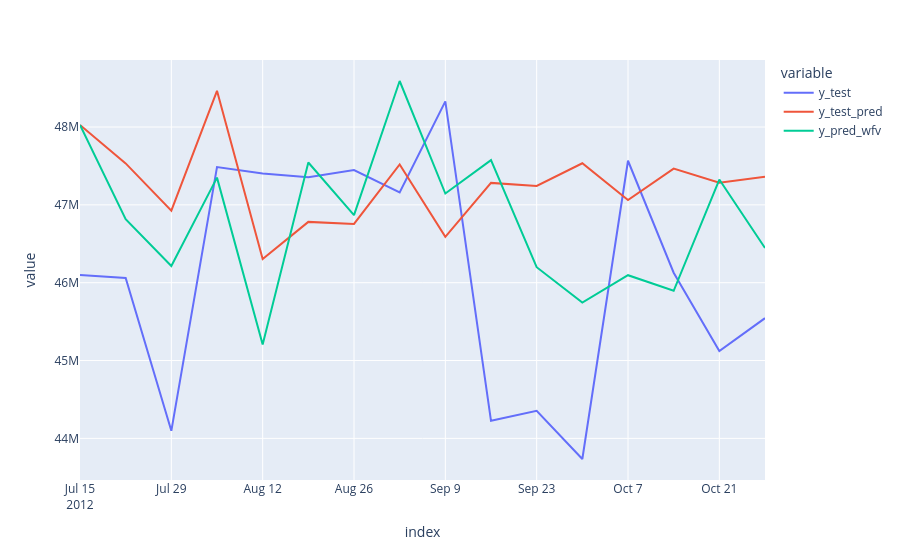

Notebook cell for this chart:
### Code cell
df_pred_test= pd.DataFrame(
    {'y_test':y_test,'y_test_pred':y_test_pred,'y_pred_wfv':y_pred_wfv}
)


fig = px.line(df_pred_test,labels={'values':'Total Weekly Sales'})
fig.show()

### Figure 1 — Plotly figure (JSON) as saved in the notebook; plotly's stock layout.template omitted (floating-point values rounded to 4 significant figures)
{"data": [{"hovertemplate": "variable=y_test<br>index=%{x}<br>value=%{y}<extra></extra>", "legendgroup": "y_test", "line": {"color": "#636efa", "dash": "solid"}, "marker": {"symbol": "circle"}, "mode": "lines", "name": "y_test", "orientation": "v", "showlegend": true, "type": "scatter", "x": ["2012-07-15T00:00:00", "2012-07-22T00:00:00", "2012-07-29T00:00:00", "2012-08-05T00:00:00", "2012-08-12T00:00:00", "2012-08-19T00:00:00", "2012-08-26T00:00:00", "2012-09-02T00:00:00", "2012-09-09T00:00:00", "2012-09-16T00:00:00", "2012-09-23T00:00:00", "2012-09-30T00:00:00", "2012-10-07T00:00:00", "2012-10-14T00:00:00", "2012-10-21T00:00:00", "2012-10-28T00:00:00"], "xaxis": "x", "y": [46100000.0, 46060000.0, 44100000.0, 47490000.0, 47400000.0, 47350000.0, 47450000.0, 47160000.0, 48330000.0, 44230000.0, 44350000.0, 43730000.0, 47570000.0, 46130000.0, 45120000.0, 45540000.0], "yaxis": "y"}, {"hovertemplate": "variable=y_test_pred<br>index=%{x}<br>value=%{y}<extra></extra>", "legendgroup": "y_test_pred", "line": {"color": "#EF553B", "dash": "solid"}, "marker": {"symbol": "circle"}, "mode": "lines", "name": "y_test_pred", "orientation": "v", "showlegend": true, "type": "scatter", "x": ["2012-07-15T00:00:00", "2012-07-22T00:00:00", "2012-07-29T00:00:00", "2012-08-05T00:00:00", "2012-08-12T00:00:00", "2012-08-19T00:00:00", "2012-08-26T00:00:00", "2012-09-02T00:00:00", "2012-09-09T00:00:00", "2012-09-16T00:00:00", "2012-09-23T00:00:00", "2012-09-30T00:00:00", "2012-10-07T00:00:00", "2012-10-14T00:00:00", "2012-10-21T00:00:00", "2012-10-28T00:00:00"], "xaxis": "x", "y": [48030000.0, 47530000.0, 46920000.0, 48470000.0, 46310000.0, 46780000.0, 46760000.0, 47520000.0, 46590000.0, 47280000.0, 47240000.0, 47530000.0, 47060000.0, 47470000.0, 47280000.0, 47360000.0], "yaxis": "y"}, {"hovertemplate": "variable=y_pred_wfv<br>index=%{x}<br>value=%{y}<extra></extra>", "legendgroup": "y_pred_wfv", "line": {"color": "#00cc96", "dash": "solid"}, "marker": {"symbol": "circle"}, "mode": "lines", "name": "y_pred_wfv", "orientation": "v", "showlegend": true, "type": "scatter", "x": ["2012-07-15T00:00:00", "2012-07-22T00:00:00", "2012-07-29T00:00:00", "2012-08-05T00:00:00", "2012-08-12T00:00:00", "2012-08-19T00:00:00", "2012-08-26T00:00:00", "2012-09-02T00:00:00", "2012-09-09T00:00:00", "2012-09-16T00:00:00", "2012-09-23T00:00:00", "2012-09-30T00:00:00", "2012-10-07T00:00:00", "2012-10-14T00:00:00", "2012-10-21T00:00:00", "2012-10-28T00:00:00"], "xaxis": "x", "y": [48030000.0, 46820000.0, 46210000.0, 47350000.0, 45210000.0, 47540000.0, 46870000.0, 48590000.0, 47150000.0, 47570000.0, 46200000.0, 45740000.0, 46100000.0, 45900000.0, 47330000.0, 46450000.0], "yaxis": "y"}], "layout": {"legend": {"title": {"text": "variable"}, "tracegroupgap": 0}, "margin": {"t": 60}, "xaxis": {"anchor": "y", "domain": [0, 1], "title": {"text": "index"}}, "yaxis": {"anchor": "x", "domain": [0, 1], "title": {"text": "value"}}}}
